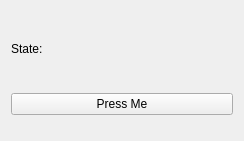
<?xml version="1.0" encoding="UTF-8"?>
<ui version="4.0">
 <class>Form</class>
 <widget class="QWidget" name="Form">
  <property name="geometry">
   <rect>
    <x>0</x>
    <y>0</y>
    <width>244</width>
    <height>141</height>
   </rect>
  </property>
  <property name="windowTitle">
   <string>Form</string>
  </property>
  <layout class="QGridLayout" name="gridLayout">
   <item row="1" column="0">
    <widget class="QLabel" name="stateLabel">
     <property name="maximumSize">
      <size>
       <width>16777215</width>
       <height>50</height>
      </size>
     </property>
     <property name="text">
      <string>State:</string>
     </property>
    </widget>
   </item>
   <item row="2" column="0">
    <widget class="QPushButton" name="btn">
     <property name="text">
      <string>Press Me</string>
     </property>
    </widget>
   </item>
  </layout>
 </widget>
 <resources/>
 <connections/>
</ui>
